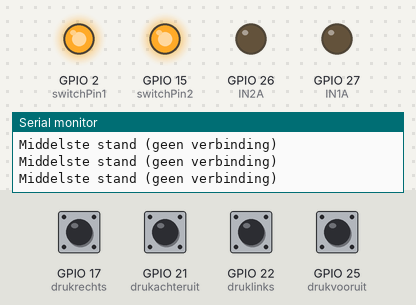
This sketch was run on a simulated ESP32. On the bench: output pins drawn as LEDs (lit = HIGH), the last lines printed to the serial monitor. The test bench sets the inputs (shaded band); at power-on: GPIO 17 (drukrechts), GPIO 21 (drukachteruit), GPIO 22 (druklinks), GPIO 25 (drukvooruit) HIGH.

Above: at 1.2 s.
1.3 s: GPIO 17 (drukrechts) pulled LOW for 0.25 s
At 1.5 s:
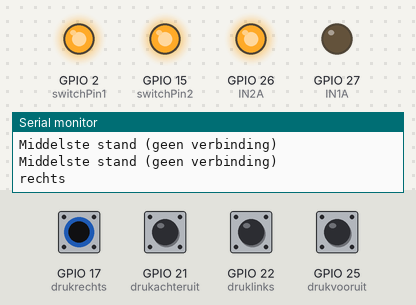
3.1 s: GPIO 21 (drukachteruit) pulled LOW for 0.25 s
At 3.3 s:
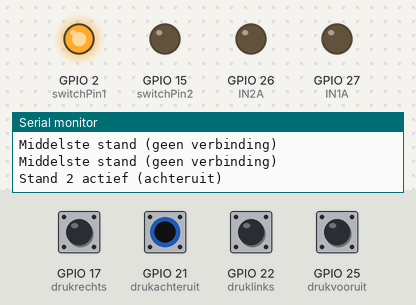
4.9 s: GPIO 22 (druklinks) pulled LOW for 0.25 s
At 5.1 s:
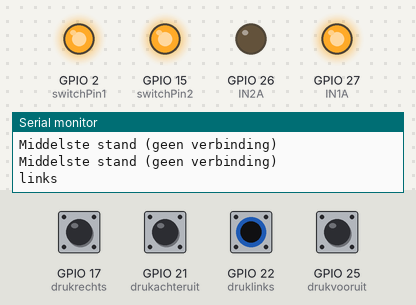
6.7 s: GPIO 25 (drukvooruit) pulled LOW for 0.25 s
At 6.91 s:
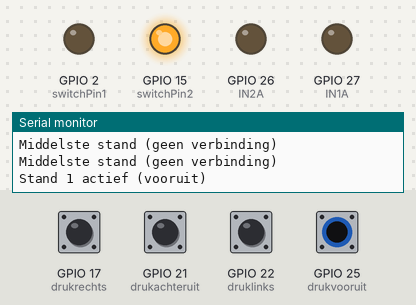
8.5 s: GPIO 17 (drukrechts) driven LOW and GPIO 21 (drukachteruit) driven LOW
At 9.3 s:
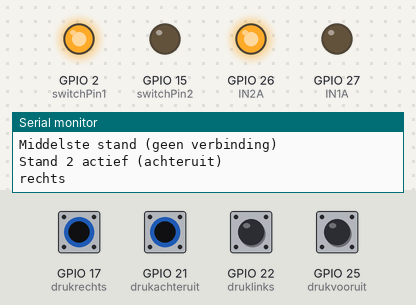
10.1 s: GPIO 22 (druklinks) pulled LOW for 1 s
At 11.1 s:
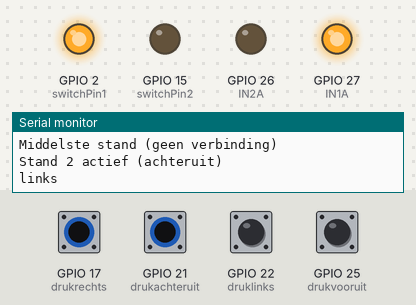
Timing chart, 0 to 13.1 s (numbered marks = the images above; inputs shaded):
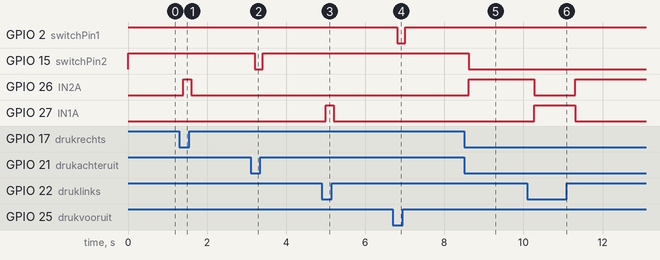

Measured:
- after the input at 1.3 s, GPIO 26 (IN2A): LOW → HIGH after 0.10 s, → LOW 0.20 s later
- after the input at 3.1 s, GPIO 15 (switchPin2): HIGH → LOW after 0.10 s, → HIGH 0.20 s later
- after the input at 4.9 s, GPIO 27 (IN1A): LOW → HIGH after 0.11 s, → LOW 0.20 s later
- after the input at 6.7 s, GPIO 2 (switchPin1): HIGH → LOW after 0.11 s, → HIGH 0.20 s later
- after the input at 8.5 s, GPIO 15 (switchPin2): HIGH → LOW after 0.11 s; GPIO 26 (IN2A): LOW → HIGH after 0.12 s
- after the input at 10.1 s, GPIO 26 (IN2A): HIGH → LOW after 0.18 s, → HIGH 1.0 s later; GPIO 27 (IN1A): LOW → HIGH after 0.18 s, → LOW 1.0 s later

The sketch:

TotaalCode.ino
```cpp
// joystick inputs
#define drukvooruit 25
#define drukachteruit 21
#define druklinks 22
#define drukrechts 17

// vooruit achteruit auto
const int switchPin1 = 2;   // uitgang voor stand 1
const int switchPin2 = 15;   // uitgang voor stand 2

// sturing
const int IN1A = 27;  // Richting pin 1
const int IN2A = 26;  // Richting pin 2

boolean vooruitStatus =  true;
boolean achteruitStatus =  true;
boolean linksStatus = true;
boolean rechtsStatus =  true;


void setup() {
  pinMode(drukvooruit, INPUT_PULLUP);
  pinMode(drukachteruit, INPUT_PULLUP);
  pinMode(druklinks, INPUT_PULLUP);
  pinMode(drukrechts, INPUT_PULLUP);

  pinMode(switchPin1, OUTPUT);
  pinMode(switchPin2, OUTPUT);

  // Begin met alles uit
  digitalWrite(switchPin1, HIGH);
  digitalWrite(switchPin2, HIGH);

  pinMode(IN1A, OUTPUT);
  pinMode(IN2A, OUTPUT);

  Serial.begin(9600);
}

void loop() {
  vooruitStatus = digitalRead(drukvooruit);
  achteruitStatus = digitalRead(drukachteruit);
  linksStatus = digitalRead(druklinks);
  rechtsStatus = digitalRead(drukrechts);

  // Middelste stand (geen verbinding)
  digitalWrite(switchPin1, HIGH);
  digitalWrite(switchPin2, HIGH);
  Serial.println("Middelste stand (geen verbinding)");

  if (vooruitStatus == false) {
    digitalWrite(switchPin1, LOW);
    digitalWrite(switchPin2, HIGH);
    Serial.println("Stand 1 actief (vooruit)");
  }

  if (achteruitStatus == false) {
    digitalWrite(switchPin1, HIGH);
    digitalWrite(switchPin2, LOW);
    Serial.println("Stand 2 actief (achteruit)");
  }

  if (linksStatus == false) {
    Serial.println("links");
    digitalWrite(IN1A, HIGH);
    digitalWrite(IN2A, LOW);
  }
  else if (rechtsStatus == false) {
    Serial.println("rechts");
    digitalWrite(IN1A, LOW);
    digitalWrite(IN2A, HIGH);
  }
  else {
    // Alleen uitzetten als er geen richting actief is
    digitalWrite(IN1A, LOW);
    digitalWrite(IN2A, LOW);
  }

  delay(200);
}
```
